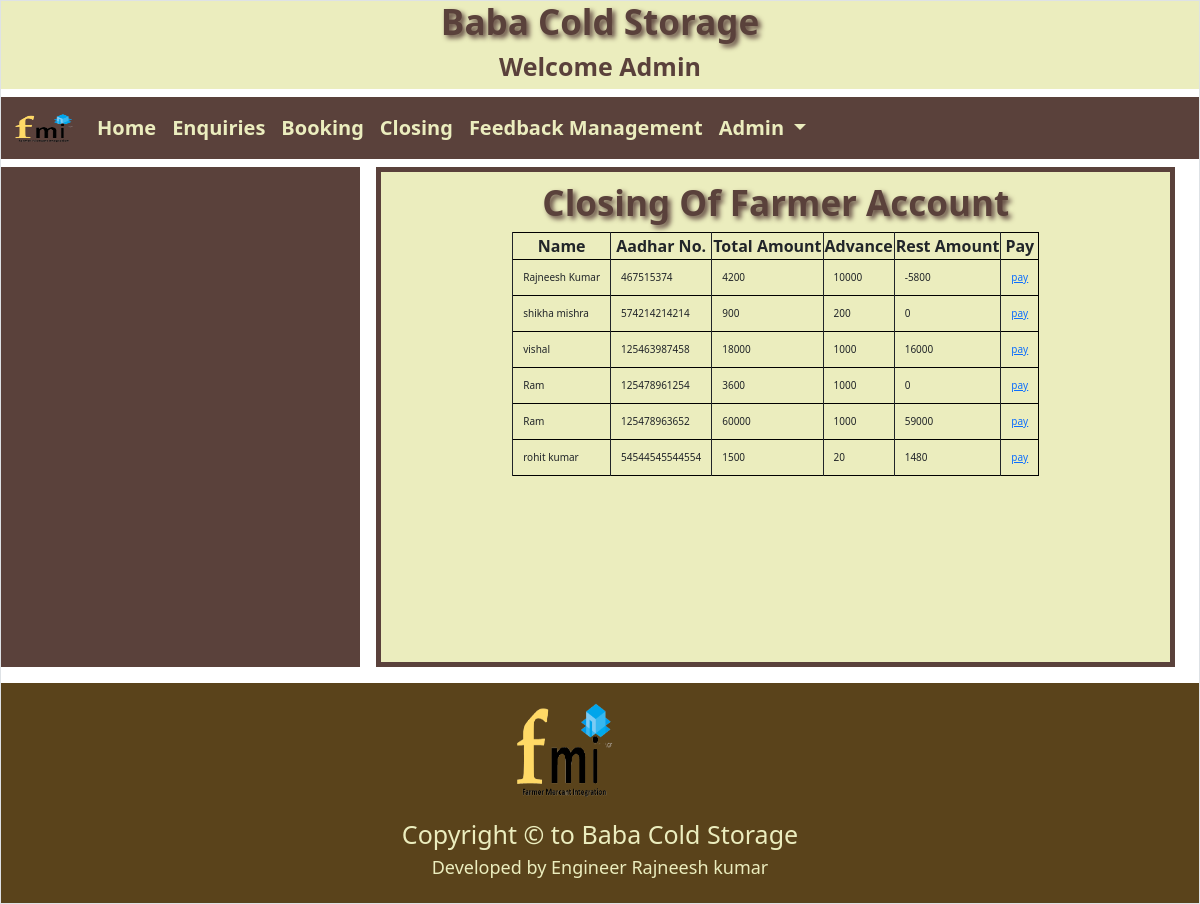
The page /adminapp/purchase/ (signed in) on the database its author committed.
### adminapp/models.py (models this page shows)
class Booking(models.Model):
    name=models.CharField(max_length=50)
    address=models.TextField()
    contactno=models.CharField(max_length=15)
    aadharno=models.CharField(max_length=12,primary_key=True)
    noofpacket=models.IntegerField()
    duration=models.IntegerField()
    rate=models.IntegerField()
    totalamt=models.IntegerField()
    advance=models.IntegerField()
    restamt=models.IntegerField()
    bookingdate=models.CharField(max_length=30)

### adminapp/views.py (the view)
# urls.py: path('purchase/',views.purchase,name='purchase'),
def purchase(request):
    try:
        if request.session['userid']:
            bk=Booking.objects.all()
            return render(request,'purchase.html',{'bk':bk})
    except:
        return render(request,'login.html')

### adminapp/templates/purchase.html
{% extends "adminbase.html" %}
{% block body %}
<h4 style="color:#5a413b; text-align:center; font-weight:bold; margin-top:10px;font-size:35px; text-shadow:3px 3px 5px;"> Closing Of Farmer Account</h4>
<div class="container-fluid">
    <div class="row">
        <div class="col-sm-12">
            <table align="center">
                <tr>
                    <th>Name</th>
                    <th>Aadhar No.</th>
                    <th>Total Amount</th>
                    <th>Advance</th>
                    <th>Rest Amount</th>
                    <th>Pay</th>
                </tr>
{% for b in bk %}
                <tr>
                    <td>{{b.name}}</td>
                    <td>{{b.aadharno}}</td>
                    <td>{{b.totalamt}}</td>
                    <td>{{b.advance}}</td>
                    <td>{{b.restamt}}</td>
                    <td><a href="{% url 'adminapp:pay' ano=b.aadharno %}">pay</a></td>
                </tr>
{% endfor %}
            </table>
        </div>
    </div>
</div>
{% endblock body %}

### adminapp/templates/adminbase.html (style rules this page uses)
table tr { border:1px solid black; }
table th { text-align:center; border-left:1px solid; }
table td { border-left:1px solid; font-size:10px; padding:10px; }
table tr td a { font-size:10px; }

### rows shown on the page
Booking: name "Rajneesh Kumar", aadharno "467515374", totalamt "4200", advance "10000", restamt "-5800"
Booking: name "shikha mishra", aadharno "574214214214", totalamt "900", advance "200", restamt "0"
Booking: name "vishal", aadharno "125463987458", totalamt "18000", advance "1000", restamt "16000"
Booking: name "Ram", aadharno "125478961254", totalamt "3600", advance "1000", restamt "0"
Booking: name "Ram", aadharno "125478963652", totalamt "60000", advance "1000", restamt "59000"
Booking: name "rohit kumar", aadharno "54544545544554", totalamt "1500", advance "20", restamt "1480"
